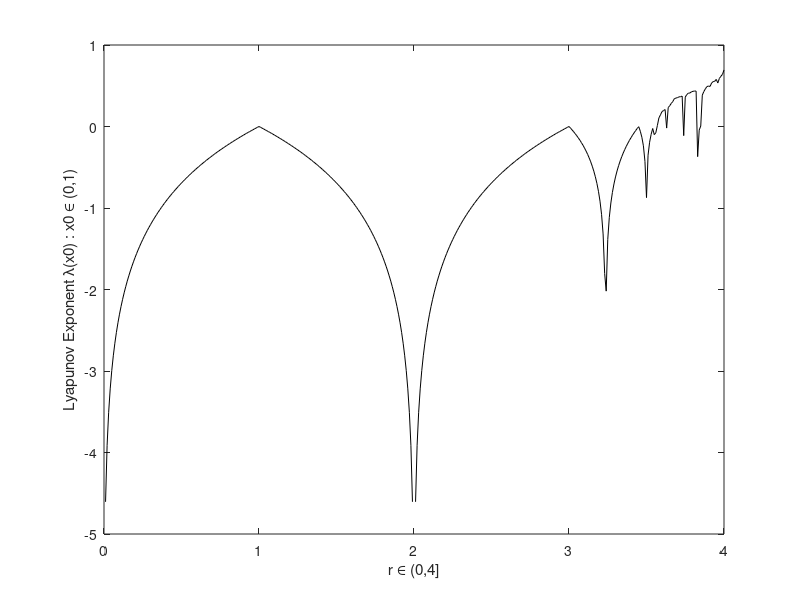

Write MATLAB code to recreate this figure.
x = rand;
r = linspace(0, 4, 401);
xvector(1:401) = x;
sum= 0 * r;
for n = 1:1000000 %number of iterations found to be sufficient for accuracy to 4.d.p.
    sum = sum + log(abs(r.*(1 - 2*xvector)));
    xvector = r.*(xvector.*(1 - xvector)); %loop structured so sum calculated for i = 0 to n-1
end
lambda = sum/1000000;
plot(r, lambda, Color = 'black')
xlabel('r ∈ (0,4]') 
ylabel('Lyapunov Exponent λ(x0) : x0 ∈ (0,1)')
